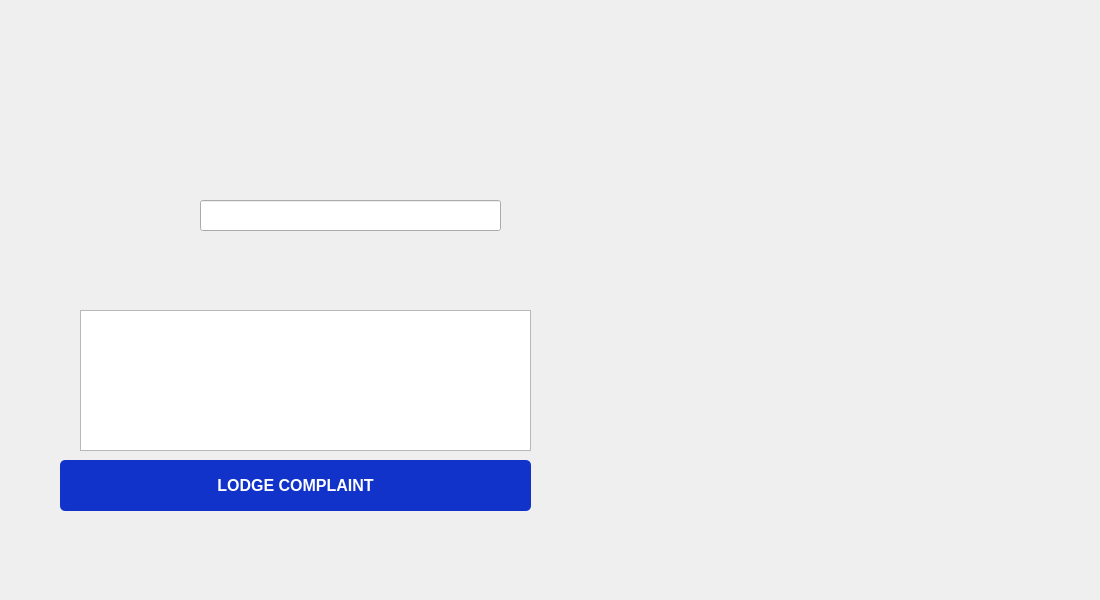
<?xml version="1.0" encoding="UTF-8"?>
<ui version="4.0">
 <class>lodgecomplaintwindow</class>
 <widget class="QWidget" name="lodgecomplaintwindow">
  <property name="geometry">
   <rect>
    <x>0</x>
    <y>0</y>
    <width>1100</width>
    <height>600</height>
   </rect>
  </property>
  <property name="windowTitle">
   <string>Form</string>
  </property>
  <widget class="QLabel" name="label">
   <property name="geometry">
    <rect>
     <x>0</x>
     <y>0</y>
     <width>1100</width>
     <height>600</height>
    </rect>
   </property>
   <property name="text">
    <string/>
   </property>
   <property name="pixmap">
    <pixmap resource="res.qrc">:/resources/newlodgecoomplaint.png</pixmap>
   </property>
  </widget>
  <widget class="QPushButton" name="lodgeComplaintButton">
   <property name="geometry">
    <rect>
     <x>60</x>
     <y>460</y>
     <width>471</width>
     <height>51</height>
    </rect>
   </property>
   <property name="styleSheet">
    <string notr="true">QPushButton{
    font-size: 16px;        
    font-weight: bold;       
	color: rgb(255, 255, 255);
	background-color: rgb(17, 51, 202);

 
	
    /* Border styling */
	border-color: rgb(17, 51, 202);
    border-radius: 5px;      /* Rounded corners */
    padding: 5px;            /* Inner spacing */
}</string>
   </property>
   <property name="text">
    <string>LODGE COMPLAINT</string>
   </property>
  </widget>
  <widget class="QLineEdit" name="ticketIdLineEdit">
   <property name="geometry">
    <rect>
     <x>200</x>
     <y>200</y>
     <width>301</width>
     <height>31</height>
    </rect>
   </property>
  </widget>
  <widget class="QTextEdit" name="messageTextEdit">
   <property name="geometry">
    <rect>
     <x>80</x>
     <y>310</y>
     <width>451</width>
     <height>141</height>
    </rect>
   </property>
  </widget>
 </widget>
 <resources>
  <include location="res.qrc"/>
 </resources>
 <connections/>
</ui>
